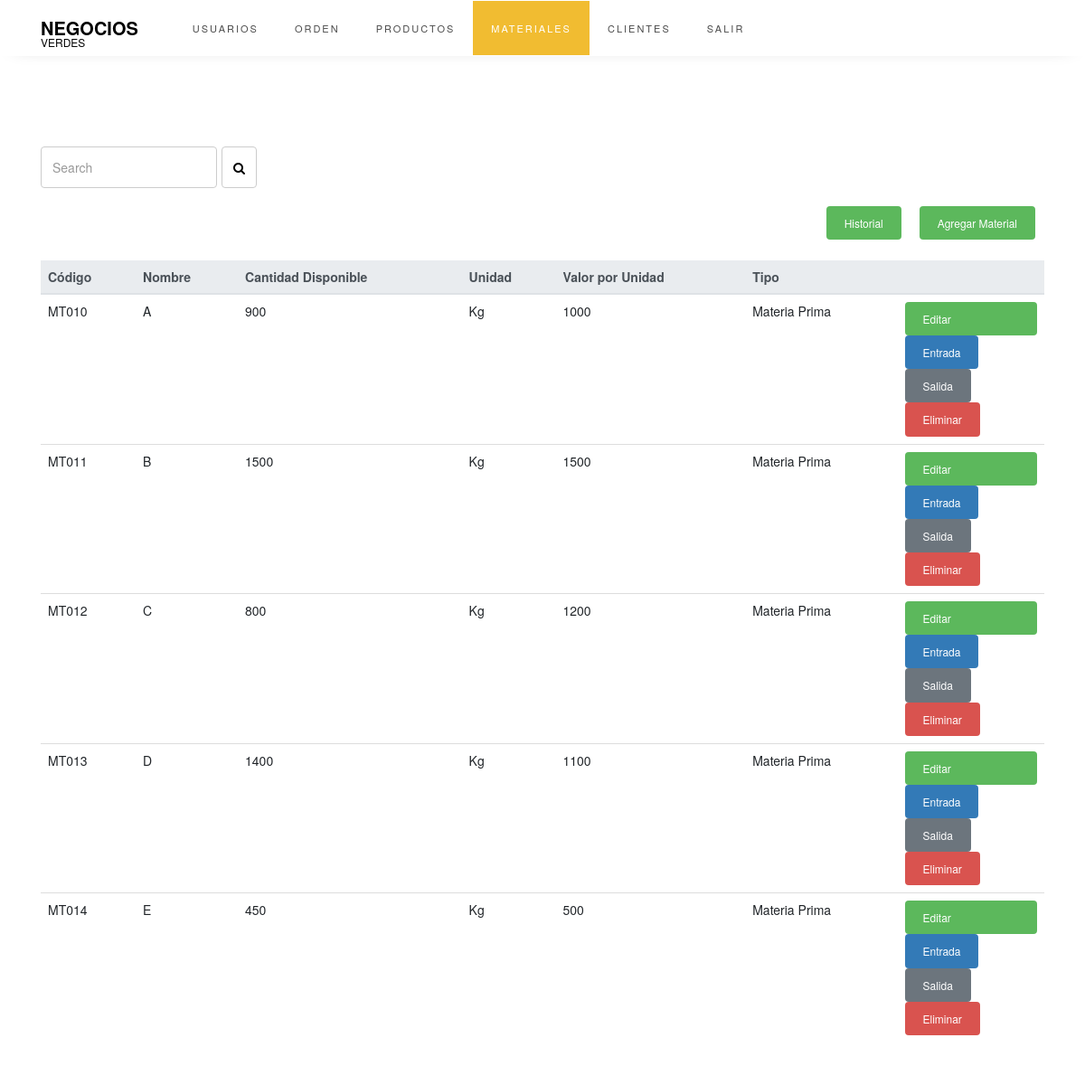
The page /Views/Views_Material/V_material.php (signed in) on the database its author committed.
### tables this page shows
CREATE TABLE `material` (
  `ID_MATERIAL` int(11) NOT NULL,
  `nombreMaterial` varchar(50) NOT NULL,
  `codigoMaterial` varchar(20) NOT NULL,
  `unidadMedidaMaterial` varchar(20) NOT NULL,
  `valorMaterial` float NOT NULL,
  `tipoMaterial` varchar(50) NOT NULL,
  `cantidadMaterialInventario` int(11) NOT NULL
);

### Controller/Controller_Material/C_material.php (called while the page is built)
<?php
require_once "../../Model/database.php";
		$sql="SELECT * from material";
		$result=mysqli_query($conection,$sql);
?>

### Views/Views_Material/V_material.php (the view, shortened to what this page needs)
<!doctype html>
  <html lang="en">
  <head>
    <link rel="stylesheet" href="https://stackpath.bootstrapcdn.com/font-awesome/4.7.0/css/font-awesome.min.css">
    <link rel="stylesheet" href="../../css/style.css">
    <link rel="stylesheet" href="../../css/style-button.css">
    <link rel="stylesheet" href="https://maxcdn.bootstrapcdn.com/bootstrap/3.4.1/css/bootstrap.min.css">
    <link rel="stylesheet" type="text/css" href="/css/style-button.css" media="screen" />
  </head>
  <body>
    <nav class="navbar navbar-expand-lg navbar-dark ftco_navbar bg-dark ftco-navbar-light" id="ftco-navbar">
     <div class="container">
      <a class="navbar-brand" href="../Views_Usuario/V_usuario.php">Negocios <span>Verdes</span></a>
      <div class="collapse navbar-collapse" id="ftco-nav">
       <ul class="navbar-nav m-auto">
        <li class="nav-item"><a href="../Views_Usuario/V_usuario.php" class="nav-link">USUARIOS</a></li>
        <li class="nav-item"><a href="../views_Orden/V_orden.php" class="nav-link">ORDEN</a></li>
        <li class="nav-item"><a href="../Views_Producto/V_producto.php" class="nav-link">PRODUCTOS</a></li>
        <li class="nav-item active"><a href="../Views_Material/V_material.php" class="nav-link">MATERIALES</a></li>
        <li class="nav-item"><a href="../Views_Cliente/V_cliente.php" class="nav-link">CLIENTES</a></li>
        <li class="nav-item"><a href="../../Controller/cerrarSesion.php" class="nav-link">SALIR</a></li>
      </ul>
    </div>
  </div>
</nav>
<div class="container"><br><br><br><br>
  <form class="form-inline">
    <input class="form-control mr-sm-2" type="search" placeholder="Search" aria-label="Search">
    <button type="submit" placeholder="" class="form-control search"><span class="fa fa-search"></span></button>
  </form><br>
  <a href="../Views_Material/V_agregarMaterial.php" class="btn btn-success float-right" role="button">Agregar Material</a>
  <a href="../Views_Material/V_historialMaterial.php" class="btn btn-success float-right" role="button">Historial</a>
  <br><br><br>
  <table class="table ">
    <thead class="thead-light">
      <tr>
        <th>Código</th>
        <th>Nombre</th>
        <th>Cantidad Disponible</th>
        <th>Unidad</th>
        <th>Valor por Unidad</th>
        <th>Tipo</th>
        <th></th>
      </tr>
    </thead>
    <tbody>
    <?php
require_once "../../Controller/Controller_Material/C_material.php";
while($mostrar=mysqli_fetch_array($result)){
 ?>
  <tr>
  <td><?php echo $mostrar['codigoMaterial'] ?></td>
    <td><?php echo $mostrar['nombreMaterial'] ?></td>
    <td><?php echo $mostrar['cantidadMaterialInventario'] ?></td>
    <td><?php echo $mostrar['unidadMedidaMaterial'] ?></td>
    <td><?php echo $mostrar['valorMaterial'] ?></td>
    <td><?php echo $mostrar['tipoMaterial'] ?></td>
    <td>
          <a href="../Views_Material/V_editarMaterial.php" class="btn btn-success" role="button">Editar</a>
          <button type="button" class="btn btn-primary" data-toggle="modal" data-target="#modalentrada">Entrada</button>
          <button type="button" class="btn btn-secondary" data-toggle="modal" data-target="#modalsalida">Salida</button>
          <button class="btn btn-danger">Eliminar</button>
    </td>
  </tr>
  <?php
}
  ?>
    </tbody>
  </table>
</div>
<br><br><br>
</html>
</body>
</html>

### css/style-button.css (style rules this page uses)
.btn { border: none; padding: 10px 20px; font-size: 12px; cursor: pointer; display: flex; justify-content: space-between; }
.float-right { margin-left: 10px; margin-right: 10px; }

### rows shown on the page
material: codigoMaterial "MT010", nombreMaterial "A", cantidadMaterialInventario "900", unidadMedidaMaterial "Kg", valorMaterial "1000", tipoMaterial "Materia Prima"
material: codigoMaterial "MT011", nombreMaterial "B", cantidadMaterialInventario "1500", unidadMedidaMaterial "Kg", valorMaterial "1500", tipoMaterial "Materia Prima"
material: codigoMaterial "MT012", nombreMaterial "C", cantidadMaterialInventario "800", unidadMedidaMaterial "Kg", valorMaterial "1200", tipoMaterial "Materia Prima"
material: codigoMaterial "MT013", nombreMaterial "D", cantidadMaterialInventario "1400", unidadMedidaMaterial "Kg", valorMaterial "1100", tipoMaterial "Materia Prima"
material: codigoMaterial "MT014", nombreMaterial "E", cantidadMaterialInventario "450", unidadMedidaMaterial "Kg", valorMaterial "500", tipoMaterial "Materia Prima"
